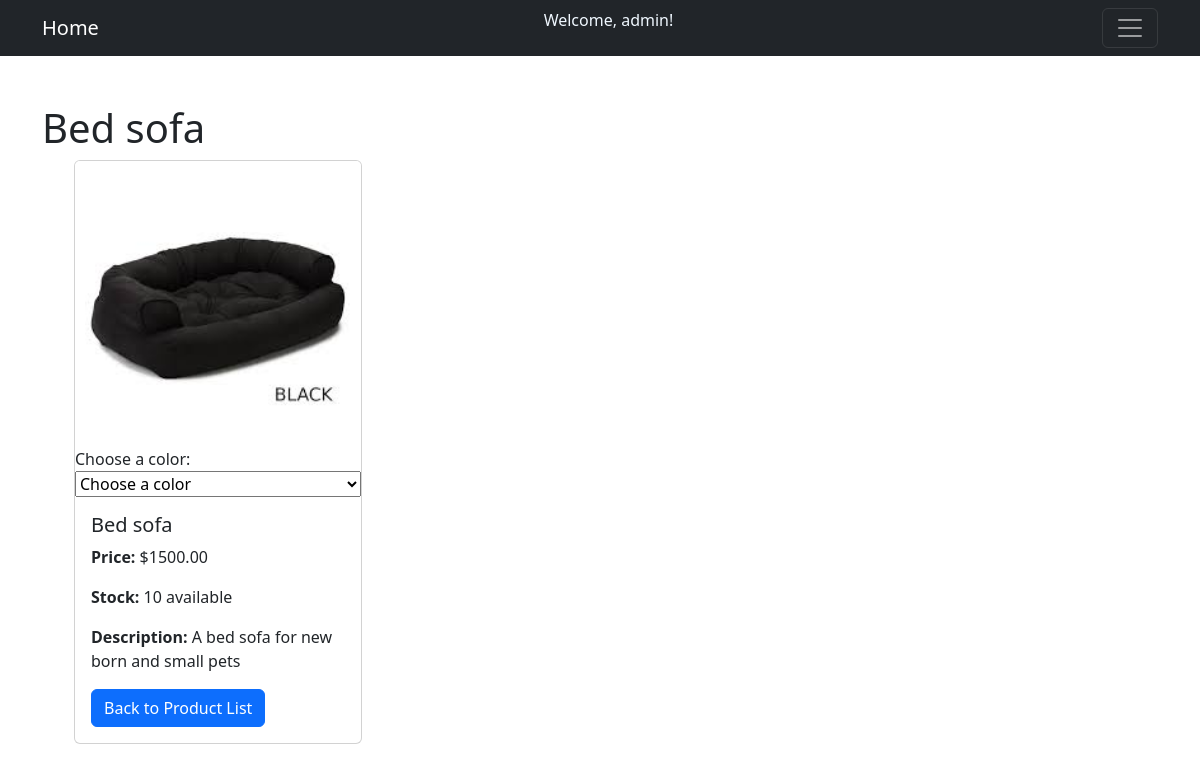
Screenshot of /product/3/ (signed in) with the database file from the repository.
### store/models.py (models this page shows, shortened)
class Product(models.Model):
    name = models.CharField(max_length=200)
    image = models.ImageField(upload_to='product_images/', blank=True, null=True)
    category = models.ForeignKey(Category, related_name='product', on_delete=models.CASCADE)
    description = models.TextField()
    price = models.DecimalField(max_digits=10, decimal_places=2)
    stock = models.IntegerField()
    available = models.BooleanField(default=True)
    created = models.DateTimeField(auto_now_add=True)
    updated = models.DateTimeField(auto_now=True)
    has_colors = models.BooleanField(default=False)  # Enable/disable color feature
    colors = models.TextField(blank=True, null=True, help_text="Comma-separated list of colors")
    def get_color_list(self):
        if self.colors:
            return [color.strip() for color in self.colors.split(',')]
        return []
    from django.contrib.auth.models import User

### store/views.py (the view)
# urls.py: path('product/<int:id>/', views.product_detail, name='product_detail'),
def product_detail(request, id):
    product = get_object_or_404(Product, id=id)
    return render(request, 'product/product_detail.html', {'product': product})

### store/templates/product/product_detail.html (shortened to what this page needs)
{% extends "base.html"%}
{% block content %}
                <div>
                    <h1>{{product.name}}</h1>
                    <ul>
                        <div class="card" style="width: 18rem;">
                            {%if product.image %}
                                <img class="card-img-top" src="{{product.image.url}}" alt="{{product.name}}">
                            {% else %}
                                <p>No image available</p>
                            {% endif %}
                            {% if product.has_colors %}
                                <label for="color-select">Choose a color:</label>
                                <select id="color-select" name="color">
                                <option value="" disabled selected>Choose a color</option>
                                </select>
                            {% endif %}
                            <div class="card-body">
                            <h5 class="card-title">{{product.name}}</h5>
                            <p class="card-text"><strong>Price:</strong> ${{ product.price }}</p>
                            <p class="card-text"><strong>Stock:</strong> {{ product.stock }} available</p>
                            <p class="card-text"><strong>Description:</strong> {{ product.description }}</p>
                            <a href="{% url 'product_list' %}" class="btn btn-primary">Back to Product List</a>
                            </div>
                        </div>
                    </ul>
                </div>
{% endblock %}

### store/templates/base.html (shortened to what this page needs)
<!DOCTYPE html>
<html lang="en">
<head>
    <link href="https://cdnjs.cloudflare.com/ajax/libs/bootstrap/5.3.0/css/bootstrap.min.css" rel="stylesheet">
</head>
<body>
    <nav class="navbar navbar-dark bg-dark">
        <div class="container">
            <a class="navbar-brand" href="{% url 'home' %}">Home</a>
            {% if user.is_authenticated %}
                <p style="color: aliceblue;">Welcome, {{ user.username }}! </p>
            {% endif %}
            <button class="navbar-toggler" type="button" data-bs-toggle="collapse" data-bs-target="#navbarNav" aria-controls="navbarNav" aria-expanded="false" aria-label="Toggle navigation">
                <span class="navbar-toggler-icon"></span>
            </button>
        </div>
    </nav>
    <div class="container mt-5">
        {% block content %}{% endblock %}
    </div>
</body>
</html>

### rows the page displays
Product: name "Bed sofa", image (picture), price "1500.00", stock "10", description "A bed sofa for new born and small pets"

### other values shown
{{ user.username }} "admin"
